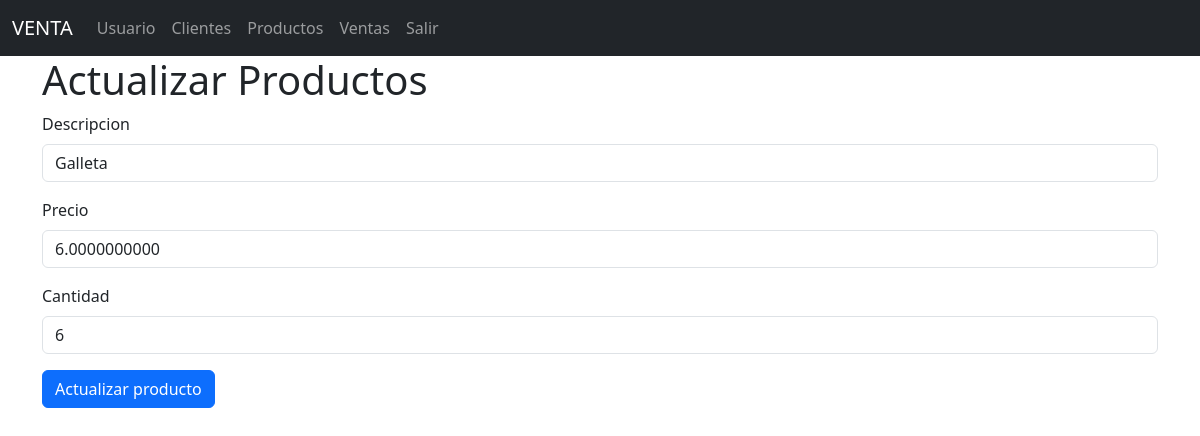
Before: /productos/edit/2 with the older database file.
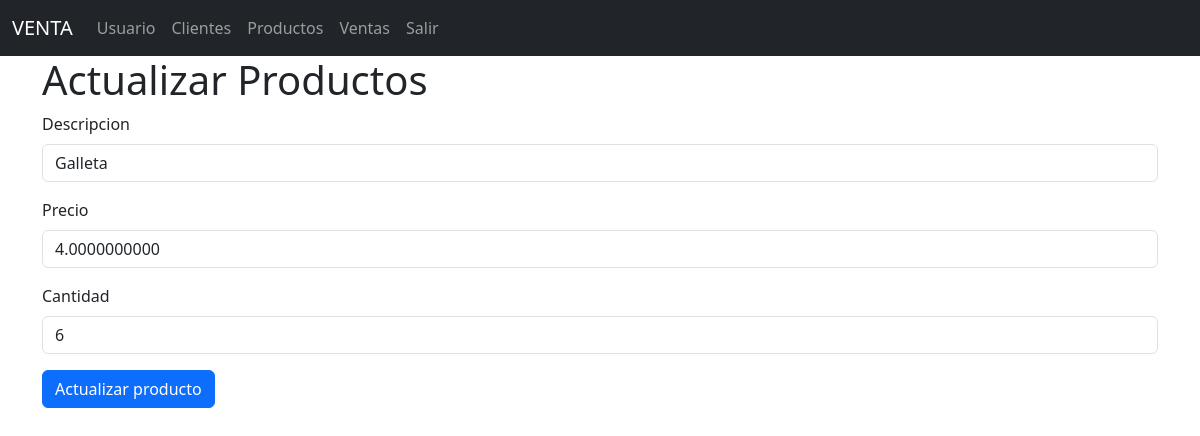
After: the same page with the newer database file.
### models/producto_model.py (models this page shows, shortened)
class Producto(db.Model):
    __tablename__ = "productos"
    id = db.Column(db.Integer, primary_key=True)
    descripcion = db.Column(db.String(120), nullable=False)
    precio = db.Column(db.Float(11,2), nullable=False)
    stock = db.Column(db.Integer, nullable=False)
    ventas = db.relationship('Venta', back_populates='producto')
    @staticmethod
    def get_by_id(id):
        return Producto.query.get(id)

### controllers/producto_controller.py (the view)
@producto_bp.route("/edit/<int:id>", methods=['GET', 'POST'])
def edit(id):
    producto = Producto.get_by_id(id)
    if request.method == 'POST':
        descripcion = request.form['descripcion']
        precio = request.form['precio']
        stock = request.form['stock']
        producto.update(descripcion=descripcion, precio=precio, stock=stock)
        return redirect(url_for('producto.index'))
    return producto_view.edit(producto)

### run.py (called while the page is built)
@app.context_processor
def inject_activate_path():
    def is_activate(path):
        return 'activate' if request.path == path else ''
    return dict(is_activate=is_activate)

### views/producto_view.py (called while the page is built)
def edit(producto):
    return render_template('productos/edit.html',producto = producto)

### templates/productos/edit.html (shortened to what this page needs)
{% extends 'base.html' %}
{% block content %}
<h1>Actualizar  Productos</h1>
<form action="{{ url_for('producto.edit', id=producto.id) }}" method="POST">
    <div class="mb-3">
        <label for="" class="form-label">Descripcion</label>
        <input type="text" class="form-control" name="descripcion" value="{{producto.descripcion}}" required>
    </div>
    <div class="mb-3">
        <label for="" class="form-label">Precio</label>
        <input type="number" class="form-control" name="precio" min="0" step="0.01" value="{{producto.precio}}"required>
    </div>
    <div class="mb-3">
        <label for="" class="form-label">Cantidad</label>
        <input type="number" class="form-control" name="stock" value="{{producto.stock}}"required>
    </div>
    <button type="submit" class="btn btn-primary">Actualizar producto</button>
</form>
{% endblock %}

Changed rows visible on the page:
changed Producto "Galleta": precio "6.0000000000" → "4.0000000000"
